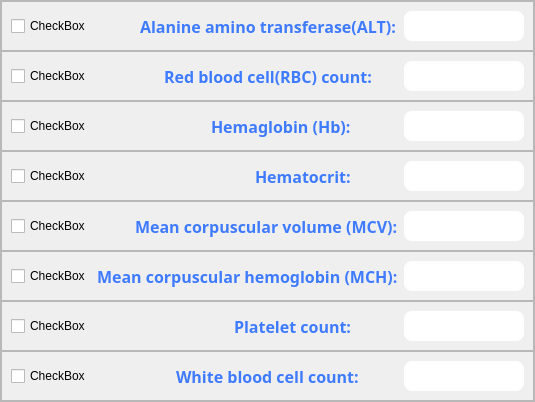
                    <widget class="QFrame" name="frame_13">
                     <property name="styleSheet">
                      <string notr="true">background:None;</string>
                     </property>
                     <property name="frameShape">
                      <enum>QFrame::StyledPanel</enum>
                     </property>
                     <property name="frameShadow">
                      <enum>QFrame::Raised</enum>
                     </property>
                     <layout class="QVBoxLayout" name="verticalLayout_7">
                      <property name="spacing">
                       <number>0</number>
                      </property>
                      <property name="leftMargin">
                       <number>0</number>
                      </property>
                      <property name="topMargin">
                       <number>0</number>
                      </property>
                      <property name="rightMargin">
                       <number>0</number>
                      </property>
                      <property name="bottomMargin">
                       <number>0</number>
                      </property>
                      <item>
                       <widget class="QFrame" name="frame_25">
                        <property name="minimumSize">
                         <size>
                          <width>0</width>
                          <height>50</height>
                         </size>
                        </property>
                        <property name="styleSheet">
                         <string notr="true">background:None;</string>
                        </property>
                        <property name="frameShape">
                         <enum>QFrame::StyledPanel</enum>
                        </property>
                        <property name="frameShadow">
                         <enum>QFrame::Raised</enum>
                        </property>
                        <layout class="QHBoxLayout" name="horizontalLayout_15">
                         <item>
                          <widget class="QCheckBox" name="checkBox_aat">
                           <property name="text">
                            <string>CheckBox</string>
                           </property>
                          </widget>
                         </item>
                         <item alignment="Qt::AlignRight">
                          <widget class="QLabel" name="label_12">
                           <property name="minimumSize">
                            <size>
                             <width>0</width>
                             <height>30</height>
                            </size>
                           </property>
                           <property name="font">
                            <font>
                             <family>Bahnschrift SemiBold</family>
                             <pointsize>12</pointsize>
                             <bold>true</bold>
                            </font>
                           </property>
                           <property name="styleSheet">
                            <string notr="true">color: rgb(63, 123, 255);</string>
                           </property>
                           <property name="text">
                            <string>Alanine amino transferase(ALT):</string>
                           </property>
                          </widget>
                         </item>
                         <item alignment="Qt::AlignRight">
                          <widget class="QLineEdit" name="lineEdit_11">
                           <property name="minimumSize">
                            <size>
                             <width>120</width>
                             <height>30</height>
                            </size>
                           </property>
                           <property name="styleSheet">
                            <string notr="true">border-radius:8px;</string>
                           </property>
                          </widget>
                         </item>
                        </layout>
                       </widget>
                      </item>
                      <item>
                       <widget class="QFrame" name="frame_24">
                        <property name="minimumSize">
                         <size>
                          <width>0</width>
                          <height>50</height>
                         </size>
                        </property>
                        <property name="styleSheet">
                         <string notr="true">background:None;</string>
                        </property>
                        <property name="frameShape">
                         <enum>QFrame::StyledPanel</enum>
                        </property>
                        <property name="frameShadow">
                         <enum>QFrame::Raised</enum>
                        </property>
                        <layout class="QHBoxLayout" name="horizontalLayout_14">
                         <item>
                          <widget class="QCheckBox" name="checkBox_rbc">
                           <property name="text">
                            <string>CheckBox</string>
                           </property>
                          </widget>
                         </item>
                         <item alignment="Qt::AlignRight">
                          <widget class="QLabel" name="label_11">
                           <property name="minimumSize">
                            <size>
                             <width>0</width>
                             <height>30</height>
                            </size>
                           </property>
                           <property name="font">
                            <font>
                             <family>Bahnschrift SemiBold</family>
                             <pointsize>12</pointsize>
                             <bold>true</bold>
                            </font>
                           </property>
                           <property name="styleSheet">
                            <string notr="true">color: rgb(63, 123, 255);</string>
                           </property>
                           <property name="text">
                            <string>Red blood cell(RBC) count:</string>
                           </property>
                          </widget>
                         </item>
                         <item alignment="Qt::AlignRight">
                          <widget class="QLineEdit" name="lineEdit_10">
                           <property name="minimumSize">
                            <size>
                             <width>120</width>
                             <height>30</height>
                            </size>
                           </property>
                           <property name="styleSheet">
                            <string notr="true">border-radius:8px;</string>
                           </property>
                          </widget>
                         </item>
                        </layout>
                       </widget>
                      </item>
                      <item>
                       <widget class="QFrame" name="frame_30">
                        <property name="minimumSize">
                         <size>
                          <width>0</width>
                          <height>50</height>
                         </size>
                        </property>
                        <property name="styleSheet">
                         <string notr="true">background:None;</string>
                        </property>
                        <property name="frameShape">
                         <enum>QFrame::StyledPanel</enum>
                        </property>
                        <property name="frameShadow">
                         <enum>QFrame::Raised</enum>
                        </property>
                        <layout class="QHBoxLayout" name="horizontalLayout_20">
                         <item>
                          <widget class="QCheckBox" name="checkBox_hb">
                           <property name="text">
                            <string>CheckBox</string>
                           </property>
                          </widget>
                         </item>
                         <item alignment="Qt::AlignRight">
                          <widget class="QLabel" name="label_17">
                           <property name="minimumSize">
                            <size>
                             <width>0</width>
                             <height>30</height>
                            </size>
                           </property>
                           <property name="font">
                            <font>
                             <family>Bahnschrift SemiBold</family>
                             <pointsize>12</pointsize>
                             <bold>true</bold>
                            </font>
                           </property>
                           <property name="styleSheet">
                            <string notr="true">color: rgb(63, 123, 255);</string>
                           </property>
                           <property name="text">
                            <string>Hemaglobin (Hb):</string>
                           </property>
                          </widget>
                         </item>
                         <item alignment="Qt::AlignRight">
                          <widget class="QLineEdit" name="lineEdit_16">
                           <property name="minimumSize">
                            <size>
                             <width>120</width>
                             <height>30</height>
                            </size>
                           </property>
                           <property name="styleSheet">
                            <string notr="true">border-radius:8px;</string>
                           </property>
                          </widget>
                         </item>
                        </layout>
                       </widget>
                      </item>
                      <item>
                       <widget class="QFrame" name="frame_23">
                        <property name="minimumSize">
                         <size>
                          <width>0</width>
                          <height>50</height>
                         </size>
                        </property>
                        <property name="styleSheet">
                         <string notr="true">background:None;</string>
                        </property>
                        <property name="frameShape">
                         <enum>QFrame::StyledPanel</enum>
                        </property>
                        <property name="frameShadow">
                         <enum>QFrame::Raised</enum>
                        </property>
                        <layout class="QHBoxLayout" name="horizontalLayout_13">
                         <item>
                          <widget class="QCheckBox" name="checkBox_hematocrit">
                           <property name="text">
                            <string>CheckBox</string>
                           </property>
                          </widget>
                         </item>
                         <item alignment="Qt::AlignRight">
                          <widget class="QLabel" name="label_10">
                           <property name="minimumSize">
                            <size>
                             <width>0</width>
                             <height>30</height>
                            </size>
                           </property>
                           <property name="font">
                            <font>
                             <family>Bahnschrift SemiBold</family>
                             <pointsize>12</pointsize>
                             <bold>true</bold>
                            </font>
                           </property>
                           <property name="styleSheet">
                            <string notr="true">color: rgb(63, 123, 255);</string>
                           </property>
                           <property name="text">
                            <string>Hematocrit:</string>
                           </property>
                          </widget>
                         </item>
                         <item alignment="Qt::AlignRight">
                          <widget class="QLineEdit" name="lineEdit_9">
                           <property name="minimumSize">
                            <size>
                             <width>120</width>
                             <height>30</height>
                            </size>
                           </property>
                           <property name="styleSheet">
                            <string notr="true">border-radius:8px;</string>
                           </property>
                          </widget>
                         </item>
                        </layout>
                       </widget>
                      </item>
                      <item>
                       <widget class="QFrame" name="frame_29">
                        <property name="minimumSize">
                         <size>
                          <width>0</width>
                          <height>50</height>
                         </size>
                        </property>
                        <property name="styleSheet">
                         <string notr="true">background:None;</string>
                        </property>
                        <property name="frameShape">
                         <enum>QFrame::StyledPanel</enum>
                        </property>
                        <property name="frameShadow">
                         <enum>QFrame::Raised</enum>
                        </property>
                        <layout class="QHBoxLayout" name="horizontalLayout_19">
                         <item>
                          <widget class="QCheckBox" name="checkBox_mcv">
                           <property name="text">
                            <string>CheckBox</string>
                           </property>
                          </widget>
                         </item>
                         <item alignment="Qt::AlignRight">
                          <widget class="QLabel" name="label_16">
                           <property name="minimumSize">
                            <size>
                             <width>0</width>
                             <height>30</height>
                            </size>
                           </property>
                           <property name="font">
                            <font>
                             <family>Bahnschrift SemiBold</family>
                             <pointsize>12</pointsize>
                             <bold>true</bold>
                            </font>
                           </property>
                           <property name="styleSheet">
                            <string notr="true">color: rgb(63, 123, 255);</string>
                           </property>
                           <property name="text">
                            <string>Mean corpuscular volume (MCV):</string>
                           </property>
                          </widget>
                         </item>
                         <item alignment="Qt::AlignRight">
                          <widget class="QLineEdit" name="lineEdit_15">
                           <property name="minimumSize">
                            <size>
                             <width>120</width>
                             <height>30</height>
                            </size>
                           </property>
                           <property name="styleSheet">
                            <string notr="true">border-radius:8px;</string>
                           </property>
                          </widget>
                         </item>
                        </layout>
                       </widget>
                      </item>
                      <item>
                       <widget class="QFrame" name="frame_27">
                        <property name="minimumSize">
                         <size>
                          <width>0</width>
                          <height>50</height>
                         </size>
                        </property>
                        <property name="styleSheet">
                         <string notr="true">background:None;</string>
                        </property>
                        <property name="frameShape">
                         <enum>QFrame::StyledPanel</enum>
                        </property>
                        <property name="frameShadow">
                         <enum>QFrame::Raised</enum>
                        </property>
                        <layout class="QHBoxLayout" name="horizontalLayout_17">
                         <item>
                          <widget class="QCheckBox" name="checkBox_mch">
                           <property name="text">
                            <string>CheckBox</string>
                           </property>
                          </widget>
                         </item>
                         <item alignment="Qt::AlignRight">
                          <widget class="QLabel" name="label_14">
                           <property name="minimumSize">
                            <size>
                             <width>0</width>
                             <height>30</height>
                            </size>
                           </property>
                           <property name="font">
                            <font>
                             <family>Bahnschrift SemiBold</family>
                             <pointsize>12</pointsize>
                             <bold>true</bold>
                            </font>
                           </property>
                           <property name="styleSheet">
                            <string notr="true">color: rgb(63, 123, 255);</string>
                           </property>
                           <property name="text">
                            <string>Mean corpuscular hemoglobin (MCH):</string>
                           </property>
                          </widget>
                         </item>
                         <item alignment="Qt::AlignRight">
                          <widget class="QLineEdit" name="lineEdit_13">
                           <property name="minimumSize">
                            <size>
                             <width>120</width>
                             <height>30</height>
                            </size>
                           </property>
                           <property name="styleSheet">
                            <string notr="true">border-radius:8px;</string>
                           </property>
                          </widget>
                         </item>
                        </layout>
                       </widget>
                      </item>
                      <item>
                       <widget class="QFrame" name="frame_26">
                        <property name="minimumSize">
                         <size>
                          <width>0</width>
                          <height>50</height>
                         </size>
                        </property>
                        <property name="styleSheet">
                         <string notr="true">background:None;</string>
                        </property>
                        <property name="frameShape">
                         <enum>QFrame::StyledPanel</enum>
                        </property>
                        <property name="frameShadow">
                         <enum>QFrame::Raised</enum>
                        </property>
                        <layout class="QHBoxLayout" name="horizontalLayout_16">
                         <item>
                          <widget class="QCheckBox" name="checkBox_pc">
                           <property name="text">
                            <string>CheckBox</string>
                           </property>
                          </widget>
                         </item>
                         <item alignment="Qt::AlignRight">
                          <widget class="QLabel" name="label_13">
                           <property name="minimumSize">
                            <size>
                             <width>0</width>
                             <height>30</height>
                            </size>
                           </property>
                           <property name="font">
                            <font>
                             <family>Bahnschrift SemiBold</family>
                             <pointsize>12</pointsize>
                             <bold>true</bold>
                            </font>
                           </property>
                           <property name="styleSheet">
                            <string notr="true">color: rgb(63, 123, 255);</string>
                           </property>
                           <property name="text">
                            <string>Platelet count:</string>
                           </property>
                          </widget>
                         </item>
                         <item alignment="Qt::AlignRight">
                          <widget class="QLineEdit" name="lineEdit_12">
                           <property name="minimumSize">
                            <size>
                             <width>120</width>
                             <height>30</height>
                            </size>
                           </property>
                           <property name="styleSheet">
                            <string notr="true">border-radius:8px;</string>
                           </property>
                          </widget>
                         </item>
                        </layout>
                       </widget>
                      </item>
                      <item>
                       <widget class="QFrame" name="frame_28">
                        <property name="minimumSize">
                         <size>
                          <width>0</width>
                          <height>50</height>
                         </size>
                        </property>
                        <property name="styleSheet">
                         <string notr="true">background:None;</string>
                        </property>
                        <property name="frameShape">
                         <enum>QFrame::StyledPanel</enum>
                        </property>
                        <property name="frameShadow">
                         <enum>QFrame::Raised</enum>
                        </property>
                        <layout class="QHBoxLayout" name="horizontalLayout_18">
                         <item>
                          <widget class="QCheckBox" name="checkBox_wbcc">
                           <property name="text">
                            <string>CheckBox</string>
                           </property>
                          </widget>
                         </item>
                         <item alignment="Qt::AlignRight">
                          <widget class="QLabel" name="label_15">
                           <property name="minimumSize">
                            <size>
                             <width>0</width>
                             <height>30</height>
                            </size>
                           </property>
                           <property name="font">
                            <font>
                             <family>Bahnschrift SemiBold</family>
                             <pointsize>12</pointsize>
                             <bold>true</bold>
                            </font>
                           </property>
                           <property name="styleSheet">
                            <string notr="true">color: rgb(63, 123, 255);</string>
                           </property>
                           <property name="text">
                            <string>White blood cell count:</string>
                           </property>
                          </widget>
                         </item>
                         <item alignment="Qt::AlignRight">
                          <widget class="QLineEdit" name="lineEdit_14">
                           <property name="minimumSize">
                            <size>
                             <width>120</width>
                             <height>30</height>
                            </size>
                           </property>
                           <property name="styleSheet">
                            <string notr="true">border-radius:8px;</string>
                           </property>
                          </widget>
                         </item>
                        </layout>
                       </widget>
                      </item>
                     </layout>
                    </widget>
